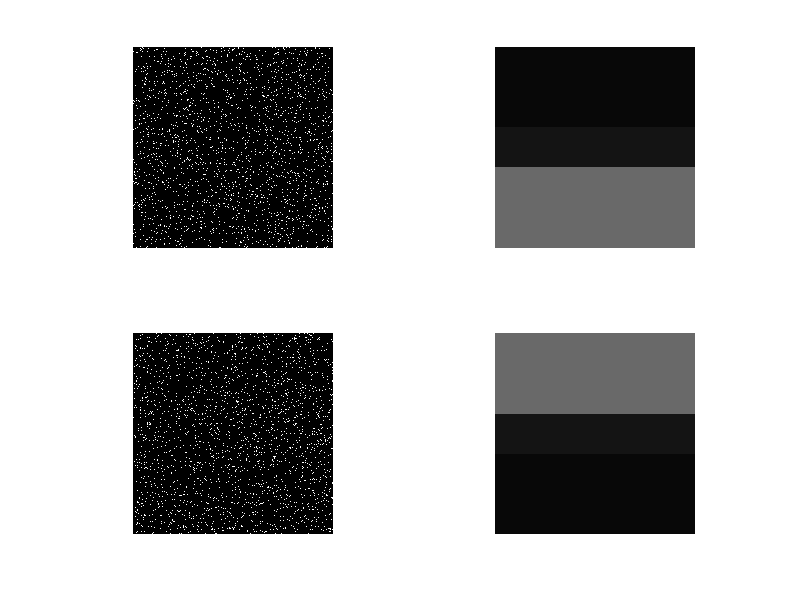
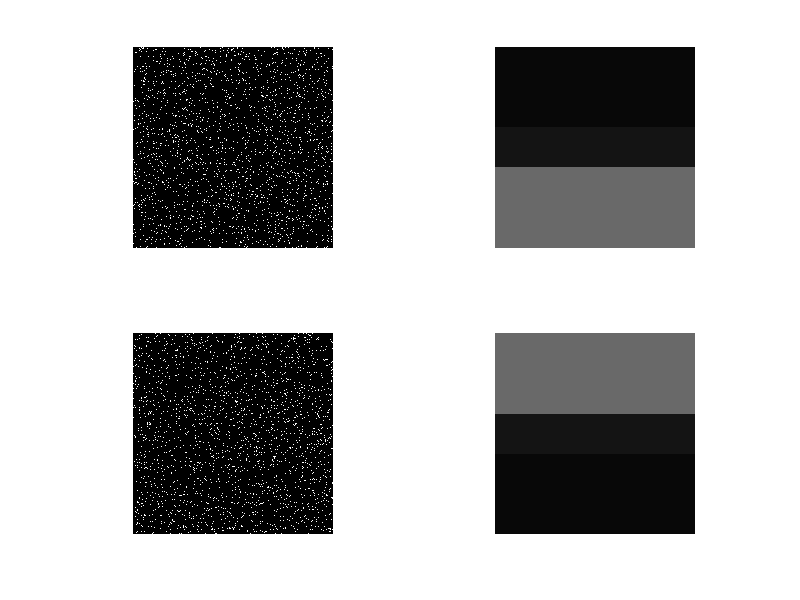
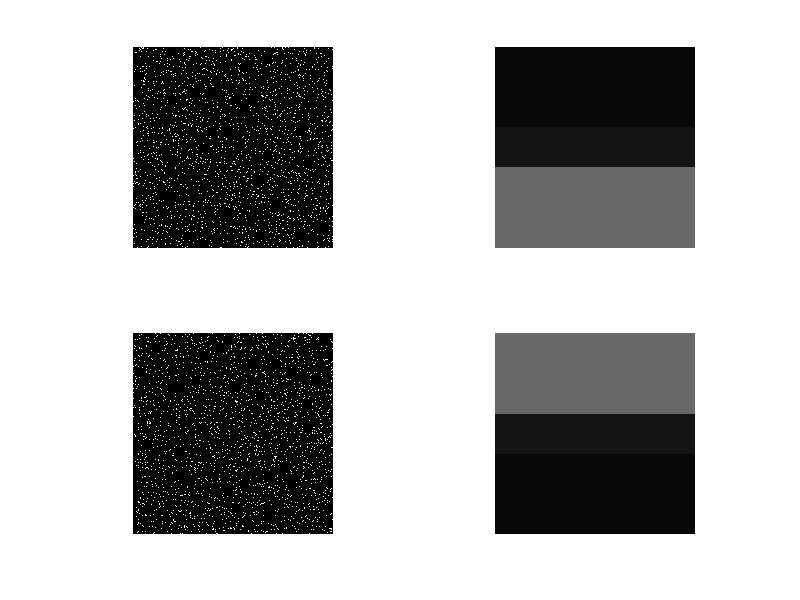
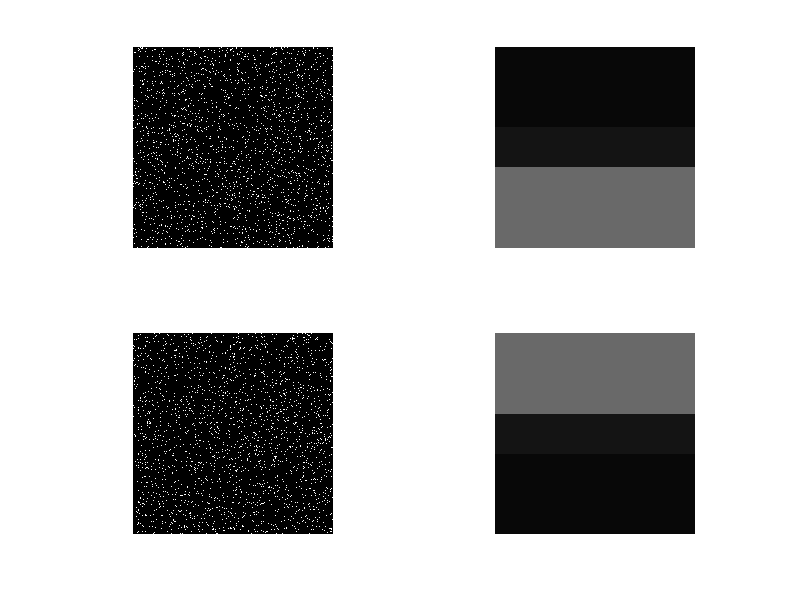

The MATLAB script that drew these images, in order:
ta=load('td_001')
tb=load('td_002')

for i=1:43;
    colormap('gray')
    fprintf('Processing:%d\n',i)
    subplot(2,2,1);imagesc(ta.imgSeq(:,:,i));axis image off;
    subplot(2,2,2);imagesc(ta.salSeq(:,:,i),[0 0.2]);axis image off;
    
    subplot(2,2,3);imagesc(tb.imgSeq(:,:,i));axis image off;
    subplot(2,2,4);imagesc(tb.salSeq(:,:,i),[0 0.2]);axis image off;
    saveas(gcf,sprintf('td/td_%03d.jpg',i)) 
end
